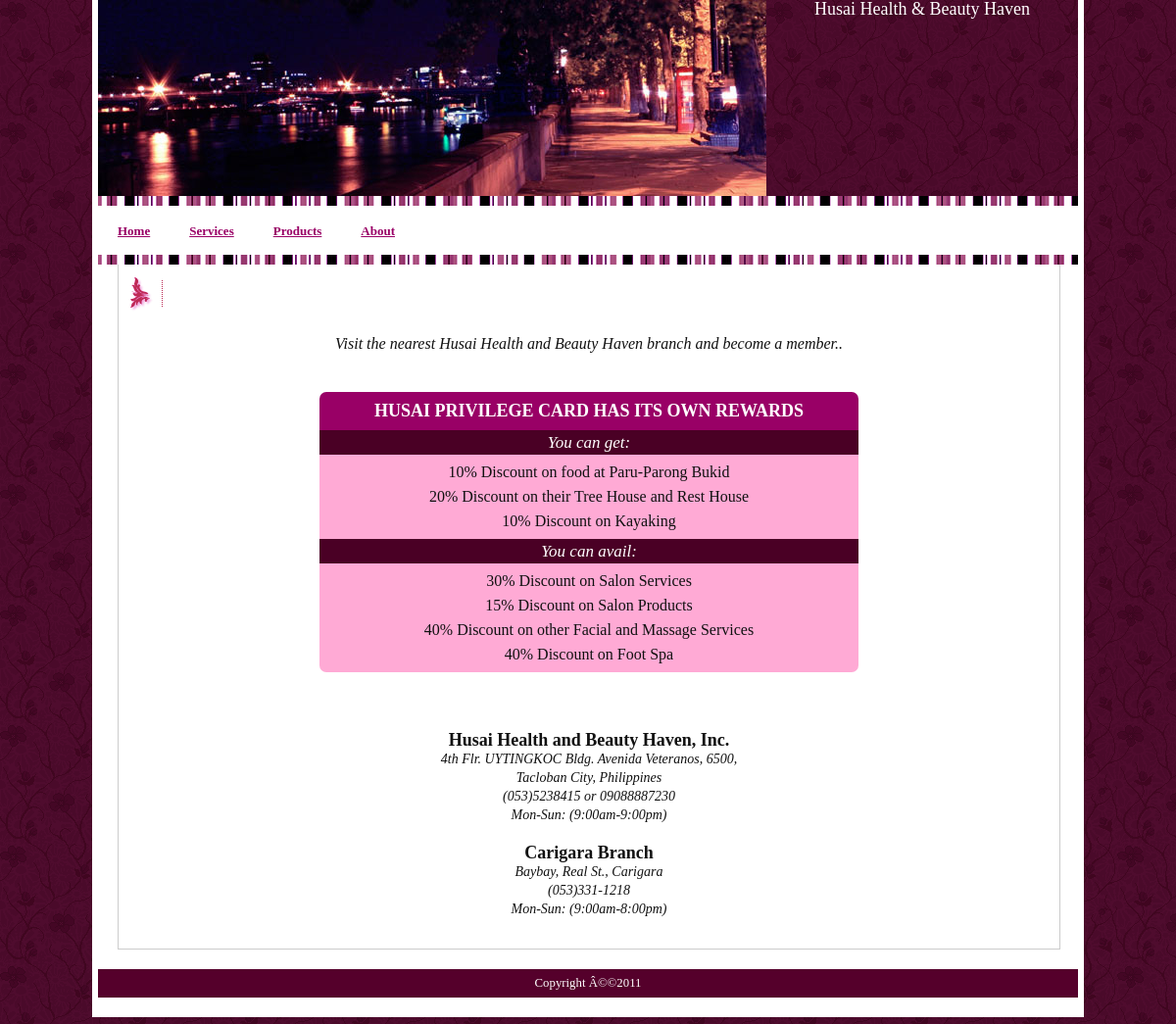
Page /membership/index.php on the committed database.
### web/membership/index.php (called while the page is built, shortened)
<?php
include("../../application/views/membership/membership.php");
exit;
?>

### application/views/membership/membership.php (the view, shortened to what this page needs)
<?php
$husai_main_result = mysql_query("SELECT * FROM Husai");
$husai_branch_result = mysql_query("SELECT * FROM Husai_Branch where Visibility='Visible'");
$member_get_result = mysql_query("SELECT * FROM Member_Get");
$member_avail_result = mysql_query("SELECT * FROM Member_Avail");
?>
<!DOCTYPE html PUBLIC "-//W3C//DTD XHTML 1.0 Transitional//EN" "http://www.w3.org/TR/xhtml1/DTD/xhtml1-transitional.dtd">
<html
	xmlns="http://www.w3.org/1999/xhtml">
<head>
<link rel="stylesheet" type="text/css" href="../css/adminstyle.css"
	media="screen" />
<link rel="stylesheet" type="text/css" href="../css/style.css"
	media="screen" />
</head>
<body onload="document.login_form.username.focus();">
	<div id="wrapper">
		<div id="header-left">
			<img src="../images/purplelogo.jpg">
		</div>
		<div id="header-right">Husai Health & Beauty Haven</div>
		<div id="upper-nav-border">
			<img src="../images/purplebottom.png">
		</div>
		<div id="nav">
			<ul>
				<li><a href="../">Home</a></li>
				<li><a href="../services">Services</a></li>
				<li><a href="../products">Products</a></li>
				<li><a href="../about">About</a></li>
  	    </ul>
		</div>
		<div id="upper-nav-border">
			<img src="../images/purplebottom.png">
		</div>
		<div id="content-left-admin">
			<table id="page-title">
				<tr>
					<td><img src="../images/purpletitle.png" /></td>
				</tr>
			</table>
			<p>&nbsp;</p>
			<p id="cap">Visit the nearest Husai Health and Beauty Haven branch
				and become a member..</p>
			<div id="membership-div">
				<p>&nbsp;</p>
				<p id="caption1">HUSAI PRIVILEGE CARD HAS ITS OWN REWARDS</p>
				<p id="caption2">You can get:</p>
				<div id="discountedget">
				<?php
				while($row = mysql_fetch_array($member_get_result)){
					echo ' <p>'. $row["Description"].'</p>';
				}
				?>
				</div>
				<p id="caption2">You can avail:</p>
				<div id="discountedavail">
				<?php
				while($row2 = mysql_fetch_array($member_avail_result)){
					echo '<p>'.$row2["Description"].'</p>';
				}
				?>
				</div>
			</div>
			<div id="contact-information">
			<?php while($row = mysql_fetch_array($husai_main_result)){?>
				<p id="branchname"><?php echo $row["Name"];?></p>
				<p class="italize"><?php echo $row["Address"];?></p>
				<p class="italize"><?php echo $row["Contact_Nos"];?></p>
				<p class="italize"><?php echo $row["Operating_Schedule"];?></p>
				<?php }?>
				<?php while($row = mysql_fetch_array($husai_branch_result)){?>
				<p>&nbsp;</p>
				<p id="branchname"><?php echo $row["Name"];?></p>
				<p class="italize"><?php echo $row["Address"];?></p>
				<p class="italize"><?php echo $row["Contact_Nos"];?></p>
				<p class="italize"><?php echo $row["Operating_Schedule"];?></p>
				<?php }?>
			</div>
		</div>
		<div id="footer">
			<p id="fw-foottext" class="fw-footertext">Copyright Â©©2011</p>
		</div>
	</div>
</body>
</html>

### web/css/adminstyle.css (style rules this page uses)
#content-left-admin { width:940px; height:100%; padding:10px 10px; margin:20px 20px; margin-top:0px; border-right:1px #CCC solid; border-bottom:1px #CCC solid; border-left:1px #CCC solid; padding-bottom:30px; }

### web/css/style.css (style rules this page uses)
* { margin:0; padding:0; border:0; }
html { font:normal .8em/1.5em Georgia, serif; color:#111; background:#fff }
a { color:#111; text-decoration:underline }
body { background-image: url("../images/purplebg.png"); padding-bottom:30px; }
#wrapper { background-color:#FFF; width:1000px; height:100%; margin:0px auto; padding:0 6px; padding-bottom:20px; }
#header-left { width:682px; height:200px; float:left; }
#header-right { float:right; width:318px; height:200px; background-image:url(../images/purplebg.png); color:#FFF; text-align:center; font-size:18px; }
#upper-nav-border { clear:both; background-image:url(../images/purplebottom.png); }
#nav { clear:both; margin:10px 0; margin-bottom:50px; }
#nav ul { clear:both; width:100%; }
#nav ul li { clear:both; display:inline; }
#nav ul li a { padding:6px 20px; float:left; font-size:13px; font-weight:bold; color:#906; }
#page-title { color:#906; font-size:17px; font-weight:bold; }
#footer { clear:both; padding-top:5px; text-align:center; color:#FFF; margin-bottom:0px; background-color:#55002B; height:24px; }
#cap { text-align:center; font-size:16px; font-style:italic; }
#membership-div { text-align:center; font-family:"Palatino Linotype", "Book Antiqua", Palatino, serif; font-size:16px; width:550px; margin:20px 195px; }
#caption1 { font-size:18px; font-weight:bold; background-color:#906; color:#FFF; border-top-left-radius:7px; border-top-right-radius:7px; padding:10px 5px; }
#caption2 { font-size:17px; font-style:italic; background-color:#4A0025; color:#FFF; padding:3px; }
#discountedget { background-color:#FFAAD5; padding:5px; }
#discountedavail { border-bottom-left-radius:7px; border-bottom-right-radius:7px; background-color:#FFAAD5; padding:5px; }
#discountedavail p { padding:3px 5px; }
#discountedget p { padding:3px 5px; }
#contact-information { margin:60px 300px; text-align:center; margin-bottom:0px; }
#branchname { font-size:18px; font-weight:bold; }
.italize { font-style:italic; font-size:14px; }

### rows in the picture
member_get: Description "10% Discount on food at Paru-Parong Bukid"
member_get: Description "20% Discount on their Tree House and Rest House"
member_get: Description "10% Discount on Kayaking"
member_avail: Description "30% Discount on Salon Services"
member_avail: Description "15% Discount on Salon Products"
member_avail: Description "40% Discount on other Facial and Massage Services"
member_avail: Description "40% Discount on Foot Spa"
husai: Name "Husai Health and Beauty Haven, Inc.", Address "4th Flr. UYTINGKOC Bldg. Avenida Veteranos, 6500, Tacloban City, Philippines", Contact_Nos "(053)5238415 or 09088887230", Operating_Schedule "Mon-Sun: (9:00am-9:00pm)"
husai_branch: Name "Carigara Branch", Address "Baybay, Real St., Carigara", Contact_Nos "(053)331-1218", Operating_Schedule "Mon-Sun: (9:00am-8:00pm)"
